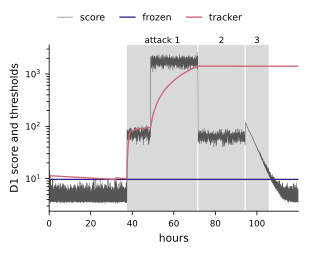

Write the Python code that produced this figure.
"""Figure 6: one Tennessee Eastman noise-attack run under the frozen threshold and the tracker.

Reads ../figure_data/tep_noise_run_trace.csv only (written by scripts/tt1f_tep_dev.py analyse B; the run was
fixed in the tt1f plan before any score was looked at: the type-24 run of mode 0 with the lowest id). One row
per 36 s: the largest D1 score of the interval, tau0, the tracker threshold and the attack indicator key.
Run: python -B fig6_tep_noise_trace.py
"""
import os, sys
sys.path.insert(0, os.path.dirname(os.path.abspath(__file__)))
import numpy as np
import pandas as pd
import matplotlib
matplotlib.use("Agg")
import matplotlib.pyplot as plt
from tt1_style import DATA, RULE_COLOR, RULE_LS, SCORE_COLOR, ATTACK_SHADE, apply_style, save, check_layout

apply_style()
df = pd.read_csv(os.path.join(DATA, "tep_noise_run_trace.csv"))
h, s = df["hours"].to_numpy(), df["score_max"].to_numpy()
key = df["attack_key"].to_numpy()
edges = np.flatnonzero(np.diff(key) != 0) + 1
starts, ends = np.concatenate([[0], edges]), np.concatenate([edges, [len(key)]])
events = [(h[a], h[b - 1]) for a, b in zip(starts, ends) if key[a] != 0]

fig, ax = plt.subplots(figsize=(3.35, 2.25))
for a, b in events:
    ax.axvspan(a, b, color=ATTACK_SHADE, lw=0)
for a, _ in events[1:]:
    ax.axvline(a, color="white", lw=0.8)
ax.plot(h, s, color=SCORE_COLOR, lw=0.4, label="score")
ax.plot(h, df["tau0"], color=RULE_COLOR["frozen"], ls=RULE_LS["frozen"], lw=1.0, label="frozen")
ax.plot(h, df["tau_tracker"], color=RULE_COLOR["tracker"], ls=RULE_LS["tracker"], lw=1.0, label="tracker")
ax.set_yscale("log")
ax.set_xlim(0, h[-1])
ax.set_xlabel("hours")
ax.set_ylabel("D1 score and thresholds")
for i, (a, b) in enumerate(events):
    ax.text((a + b) / 2, 1.0, f"attack {i + 1}" if i == 0 else str(i + 1), transform=ax.get_xaxis_transform(), ha="center", va="bottom", fontsize=6.5)
ax.legend(loc="upper left", ncol=3, handlelength=1.6, columnspacing=1.6, bbox_to_anchor=(0.0, 1.24))
bad = check_layout(fig)
if bad:
    print("overlapping text:", bad)
print(save(fig, "fig6_tep_noise_trace"), "events (h):", [(round(a, 1), round(b, 1)) for a, b in events])
